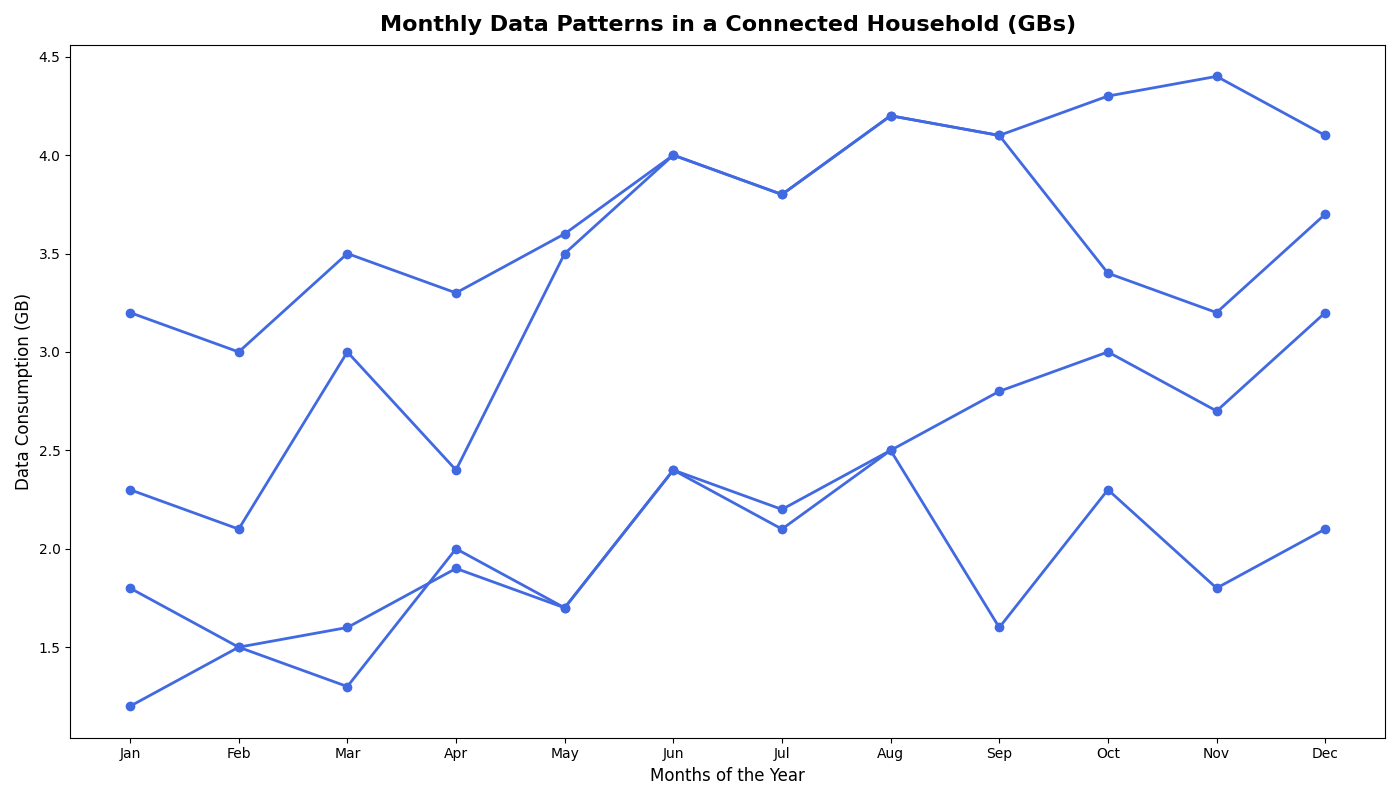

Generate this figure with Python:
import numpy as np
import matplotlib.pyplot as plt

months = ['Jan', 'Feb', 'Mar', 'Apr', 'May', 'Jun', 'Jul', 'Aug', 'Sep', 'Oct', 'Nov', 'Dec']

smart_thermostat = [2.3, 2.1, 3.0, 2.4, 3.5, 4.0, 3.8, 4.2, 4.1, 3.4, 3.2, 3.7]
smart_lighting = [1.2, 1.5, 1.3, 2.0, 1.7, 2.4, 2.2, 2.5, 1.6, 2.3, 1.8, 2.1]
smart_refrigerator = [1.8, 1.5, 1.6, 1.9, 1.7, 2.4, 2.1, 2.5, 2.8, 3.0, 2.7, 3.2]
smart_security = [3.2, 3.0, 3.5, 3.3, 3.6, 4.0, 3.8, 4.2, 4.1, 4.3, 4.4, 4.1]

data_usage = np.array([
    smart_thermostat,
    smart_lighting,
    smart_refrigerator,
    smart_security
])

fig, ax = plt.subplots(figsize=(14, 8))

for idx in range(data_usage.shape[0]):
    ax.plot(months, data_usage[idx], marker='o', linestyle='-', linewidth=2, color='royalblue')

# Changing the title, x-label, and y-label
ax.set_title('Monthly Data Patterns in a Connected Household (GBs)', fontsize=16, fontweight='bold', pad=10)
ax.set_xlabel('Months of the Year', fontsize=12)
ax.set_ylabel('Data Consumption (GB)', fontsize=12)

plt.tight_layout()
plt.show()
